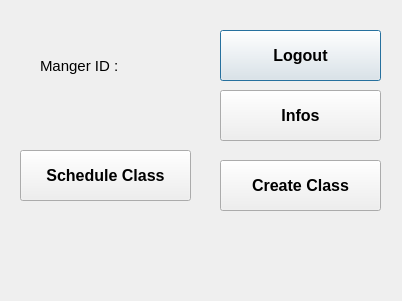
<?xml version="1.0" encoding="UTF-8"?>
<ui version="4.0">
 <class>Dialog</class>
 <widget class="QDialog" name="Dialog">
  <property name="geometry">
   <rect>
    <x>0</x>
    <y>0</y>
    <width>402</width>
    <height>301</height>
   </rect>
  </property>
  <property name="windowTitle">
   <string>Dialog</string>
  </property>
  <widget class="QLabel" name="managerIdLabel">
   <property name="geometry">
    <rect>
     <x>40</x>
     <y>30</y>
     <width>151</width>
     <height>71</height>
    </rect>
   </property>
   <property name="font">
    <font>
     <pointsize>11</pointsize>
    </font>
   </property>
   <property name="text">
    <string>Manger ID : </string>
   </property>
  </widget>
  <widget class="QPushButton" name="logoutBtn">
   <property name="geometry">
    <rect>
     <x>220</x>
     <y>30</y>
     <width>161</width>
     <height>51</height>
    </rect>
   </property>
   <property name="font">
    <font>
     <pointsize>12</pointsize>
     <weight>75</weight>
     <bold>true</bold>
    </font>
   </property>
   <property name="text">
    <string>Logout</string>
   </property>
  </widget>
  <widget class="QPushButton" name="openInfosBtn">
   <property name="geometry">
    <rect>
     <x>220</x>
     <y>90</y>
     <width>161</width>
     <height>51</height>
    </rect>
   </property>
   <property name="font">
    <font>
     <pointsize>12</pointsize>
     <weight>75</weight>
     <bold>true</bold>
    </font>
   </property>
   <property name="text">
    <string>Infos</string>
   </property>
  </widget>
  <widget class="QPushButton" name="createClassBtn">
   <property name="geometry">
    <rect>
     <x>220</x>
     <y>160</y>
     <width>161</width>
     <height>51</height>
    </rect>
   </property>
   <property name="font">
    <font>
     <pointsize>12</pointsize>
     <weight>75</weight>
     <bold>true</bold>
    </font>
   </property>
   <property name="text">
    <string>Create Class</string>
   </property>
  </widget>
  <widget class="QPushButton" name="scheduleClassBtn">
   <property name="geometry">
    <rect>
     <x>20</x>
     <y>150</y>
     <width>171</width>
     <height>51</height>
    </rect>
   </property>
   <property name="font">
    <font>
     <pointsize>12</pointsize>
     <weight>75</weight>
     <bold>true</bold>
    </font>
   </property>
   <property name="text">
    <string>Schedule Class</string>
   </property>
  </widget>
 </widget>
 <resources/>
 <connections/>
</ui>
